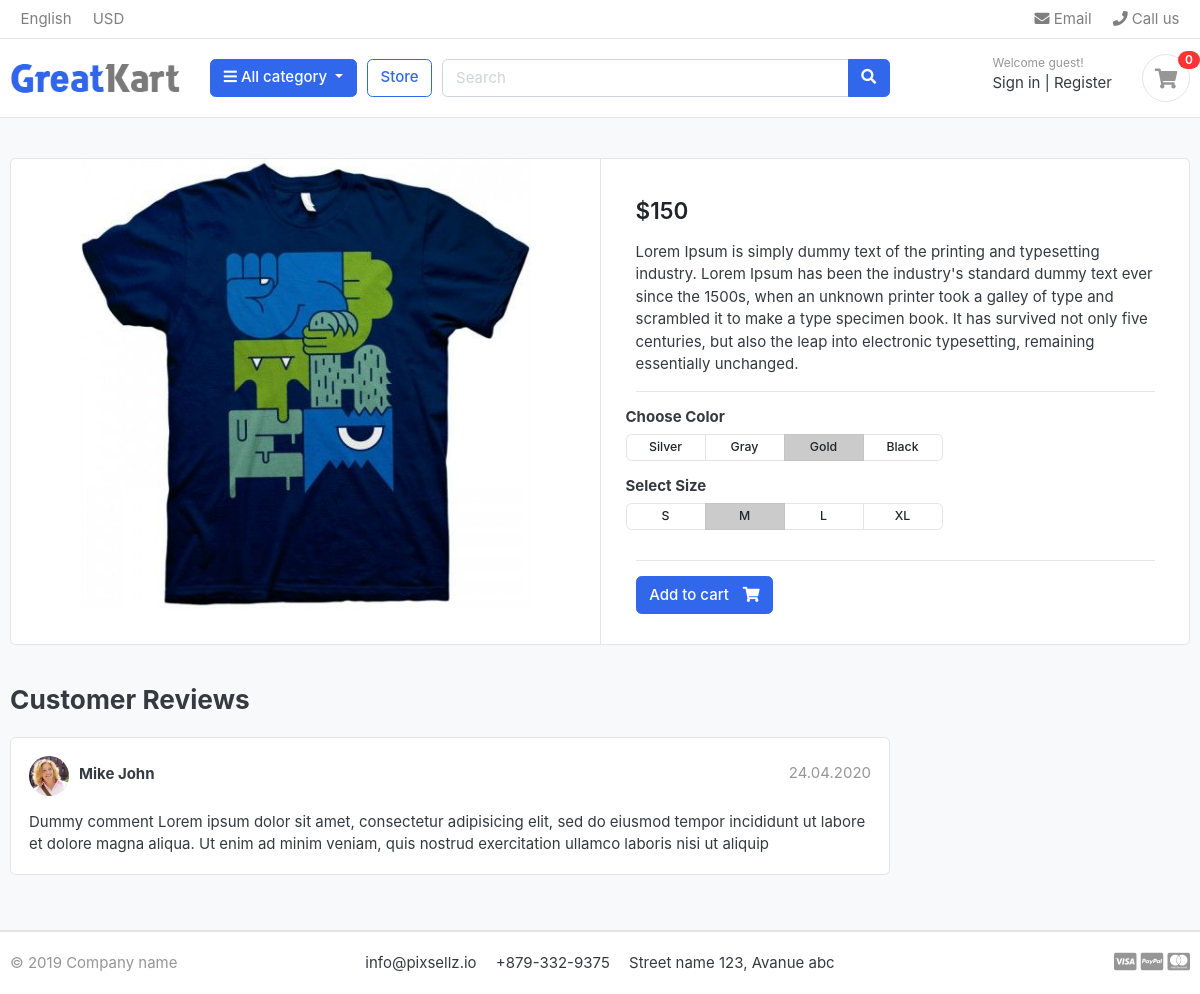
The app's page /store/t-shirts/great-tshirt/ with its own data.
### store/models.py (models this page shows, shortened)
class Product(models.Model):
    product_name = models.CharField(max_length=255, unique=True)
    slug = models.SlugField(max_length=255, unique=True)
    description = models.TextField(blank=True)
    price = models.IntegerField()
    images = models.ImageField(upload_to='photos/products')
    stock = models.IntegerField()
    is_available = models.BooleanField(default=True)
    category = models.ForeignKey(Category, on_delete=models.CASCADE)
    created_date = models.DateField(auto_now_add=True)
    updated_date = models.DateField(auto_now=True)

### store/views.py (the view)
def product_detail(request, category_slug, product_slug):
    try:
        single_product = Product.objects.get(
            category__slug=category_slug, slug=product_slug)
    except Exception as e:
        return e
    context = {
        'single_product': single_product,
    }
    return render(request, 'store/product_detail.html', context)

### category/context_processors.py (called while the page is built)
def menu_links(request):
    links = Category.objects.all()
    return {
        'links': links,
    }

### category/models.py (called while the page is built)
    def get_url(self):
        return reverse('products_by_category', args=[self.slug])

### templates/store/product_detail.html (shortened to what this page needs)
{% extends "base.html" %}
{% load static %}
{% block  content %}
    <section class="section-content padding-y bg">
        <div class="container">
            <div class="card">
                <div class="row no-gutters">
                    <aside class="col-md-6">
                        <article class="gallery-wrap">
                            <div class="img-big-wrap">
                                <a href="#">
                                    <img src="{{ single_product.images.url }}">
                                </a>
                            </div>
                            </article>
                        </aside>
                        <main class="col-md-6 border-left">
                            <article class="content-body">
                                <div class="mb-3">
                                    <var class="price h4">${{ single_product.price }}</var>
                                </div>
                                <p>
                                    {{ single_product.description }}
                                </p>
                                <hr>
                                <div class="row">
                                    <div class="item-option-select">
                                        <h6>Choose Color</h6>
                                        <div class="btn-group btn-group-sm btn-group-toggle" data-toggle="buttons">
                                            <label class="btn btn-light">
                                                Silver
                                            </label>
                                            <label class="btn btn-light">
                                                Gray
                                            </label>
                                            <label class="btn btn-light active">
                                                Gold
                                            </label>
                                            <label class="btn btn-light">
                                                Black
                                            </label>
                                        </div>
                                    </div>
                                </div>
                                <div class="row">
                                    <div class="item-option-select">
                                        <h6>Select Size</h6>
                                        <div class="btn-group btn-group-sm btn-group-toggle" data-toggle="buttons">
                                            <label class="btn btn-light">
                                                S
                                            </label>
                                            <label class="btn btn-light active">
                                                M
                                            </label>
                                            <label class="btn btn-light">
                                                L
                                            </label>
                                            <label class="btn btn-light">
                                                XL
                                            </label>
                                        </div>
                                    </div>
                                </div>
                                <hr>
                                {% if single_product.stock <= 0 %}
                                    <h5 class="text-danger">Out of Stock</h5>
                                {% else %}
                                    <a href="{% url 'add_cart' single_product.id  %}"
                                       class="btn  btn-primary"> <span class="text">Add to cart</span> <i class="fas fa-shopping-cart"></i>  </a>
                                {% endif %}
                                </article>
                            </main>
                        </div>
                    </div>
                    <br>
                    <div class="row">
                        <div class="col-md-9">
                            <header class="section-heading">
                                <h3>Customer Reviews</h3>
                            </header>
                            <article class="box mb-3">
                                <div class="icontext w-100">
                                    <img src="{% static 'images/avatars/avatar1.jpg' %}"
                                         class="img-xs icon rounded-circle">
                                    <div class="text">
                                        <span class="date text-muted float-md-right">24.04.2020</span>
                                        <h6 class="mb-1">Mike John</h6>
                                    </div>
                                </div>
                                <div class="mt-3">
                                    <p>
                                        Dummy comment Lorem ipsum dolor sit amet, consectetur adipisicing elit, sed do eiusmod
                                        tempor incididunt ut labore et dolore magna aliqua. Ut enim ad minim veniam,
                                        quis nostrud exercitation ullamco laboris nisi ut aliquip
                                    </p>
                                </div>
                            </article>
                        </div>
                    </div>
                </div>
            </section>
        {% endblock %}

### static/css/ui.css (style rules this page uses)
html { font-family: "Inter", sans-serif; font-size: 15px; }
.content-body { flex: 1 1 auto; padding: 2rem 2.3rem; }
.img-xs, .img-sm, .img-md, .img-lg { -o-object-fit: cover; object-fit: cover; flex-shrink: 0; flex-grow: 0; }
.img-xs { width: 40px; height: 40px; }
.padding-y { padding-top: 40px; padding-bottom: 40px; }
var { font-style: normal; }
article:after, .form-group:after { display: block; clear: both; content: ""; }
.bg { background-color: #f8f9fa; }
.section-heading { margin-bottom: 20px; margin-top: 15px; }
p:last-child { margin-bottom: 0; }
.btn-light { background-color: #fff; border-color: #e4e4e4; }
.btn .text + i { margin-left: 10px; }
.icontext { display: inline-flex; align-items: center; vertical-align: middle; }
.icontext .text { width: 100%; line-height: 1.2; }
.icontext .icon { position: relative; margin-right: 10px; flex-shrink: 0; flex-grow: 0; }
.price { font-weight: 600; color: #212529; }
.box { padding: 18px; background: #fff; border-radius: 0.37rem; border: 1px solid #e4e4e4; }
.box img { max-width: 100%; }
.gallery-wrap .img-big-wrap { margin-bottom: 10px; border-radius: 0.37rem; overflow: hidden; background-color: #fff; }
.gallery-wrap .img-big-wrap a { text-align: center; display: block; }
.gallery-wrap .img-big-wrap img { height: 450px; width: auto; display: inline-block; }
.item-option-select { margin-bottom: 1rem; display: inline-block; margin-right: 15px; }
.item-option-select .btn { min-width: 80px; }

### records on screen
Product: images (picture), price "150", description "Lorem Ipsum is simply dummy text of the printing and typesetting industry. Lorem Ipsum has been the industry's standard dummy text ever since the 1500s, when an unknown printer took a galley of type and scrambled it to make a type specimen book. It has survived not only five centuries, but also the leap into electronic typesetting, remaining essentially unchanged."
